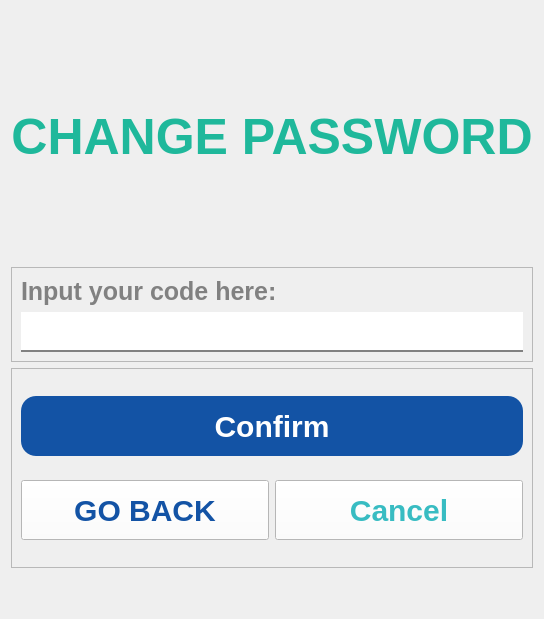
           <widget class="QWidget" name="page_4">
            <layout class="QVBoxLayout" name="verticalLayout_5">
             <item>
              <widget class="QLabel" name="label_15">
               <property name="minimumSize">
                <size>
                 <width>0</width>
                 <height>250</height>
                </size>
               </property>
               <property name="maximumSize">
                <size>
                 <width>16777215</width>
                 <height>300</height>
                </size>
               </property>
               <property name="styleSheet">
                <string notr="true">font-family: Segoe UI;
font-weight: bold;
color: #1FB89B;
font-size: 50px;
border-color: white;</string>
               </property>
               <property name="text">
                <string>CHANGE PASSWORD</string>
               </property>
               <property name="alignment">
                <set>Qt::AlignCenter</set>
               </property>
              </widget>
             </item>
             <item>
              <widget class="QFrame" name="frame_13">
               <property name="maximumSize">
                <size>
                 <width>16777215</width>
                 <height>100</height>
                </size>
               </property>
               <property name="frameShape">
                <enum>QFrame::StyledPanel</enum>
               </property>
               <property name="frameShadow">
                <enum>QFrame::Raised</enum>
               </property>
               <layout class="QVBoxLayout" name="verticalLayout_4">
                <item>
                 <widget class="QLabel" name="label_16">
                  <property name="styleSheet">
                   <string notr="true">font-family: Segoe UI;
				font-weight: bold;
				color: #818181;
				font-size: 25px;

border-radius: 0px;
border-color: white;
border-width: 0px;</string>
                  </property>
                  <property name="text">
                   <string>Input your code here:</string>
                  </property>
                 </widget>
                </item>
                <item>
                 <widget class="QLineEdit" name="code_changePass_lineEdit">
                  <property name="minimumSize">
                   <size>
                    <width>0</width>
                    <height>40</height>
                   </size>
                  </property>
                  <property name="styleSheet">
                   <string notr="true">QLineEdit {
				font-family: Segoe UI;
				font-weight: bold;
				color: #818181;
				font-size: 25px;
                border: none;
                border-bottom: 2px solid #818181;
            }

QLineEdit::hover{
color: #565656;
border-bottom: 2px solid #565656;
}

</string>
                  </property>
                  <property name="inputMask">
                   <string/>
                  </property>
                  <property name="text">
                   <string comment="Username" extracomment="Username"/>
                  </property>
                 </widget>
                </item>
               </layout>
              </widget>
             </item>
             <item>
              <widget class="QFrame" name="frame_14">
               <property name="minimumSize">
                <size>
                 <width>0</width>
                 <height>200</height>
                </size>
               </property>
               <property name="frameShape">
                <enum>QFrame::StyledPanel</enum>
               </property>
               <property name="frameShadow">
                <enum>QFrame::Raised</enum>
               </property>
               <layout class="QGridLayout" name="gridLayout_10">
                <item row="1" column="0">
                 <widget class="QPushButton" name="code_changePass_back_btn">
                  <property name="minimumSize">
                   <size>
                    <width>0</width>
                    <height>60</height>
                   </size>
                  </property>
                  <property name="styleSheet">
                   <string notr="true">QPushButton{
background-color: white;
color: #1353A5;
font-family: Segoe UI;
font-weight: bold;
font-size: 30px;
border-color: white;

}

QPushButton::hover{
text-decoration: underline;
color: #0B3163;
}</string>
                  </property>
                  <property name="text">
                   <string>GO BACK</string>
                  </property>
                 </widget>
                </item>
                <item row="1" column="1">
                 <widget class="QPushButton" name="changePass_code_cancel_btn">
                  <property name="minimumSize">
                   <size>
                    <width>0</width>
                    <height>60</height>
                   </size>
                  </property>
                  <property name="maximumSize">
                   <size>
                    <width>250</width>
                    <height>16777215</height>
                   </size>
                  </property>
                  <property name="cursor">
                   <cursorShape>PointingHandCursor</cursorShape>
                  </property>
                  <property name="styleSheet">
                   <string notr="true">QPushButton{
background-color: white;
color: #38BCC2;
font-family: Segoe UI;
font-weight: bold;
font-size: 30px;
border-color: white;

}

QPushButton::hover{
text-decoration: underline;
color: #217074;
}</string>
                  </property>
                  <property name="text">
                   <string>Cancel</string>
                  </property>
                 </widget>
                </item>
                <item row="0" column="0" colspan="2">
                 <widget class="QPushButton" name="changePass_code_confirm_btn">
                  <property name="minimumSize">
                   <size>
                    <width>0</width>
                    <height>60</height>
                   </size>
                  </property>
                  <property name="cursor">
                   <cursorShape>PointingHandCursor</cursorShape>
                  </property>
                  <property name="styleSheet">
                   <string notr="true">QPushButton{
background-color: #1353A5;
color: white;
font-family: Segoe UI;
font-weight: bold;
font-size: 30px;
border-radius: 15px;
}

QPushButton::hover{
text-decoration: underline;
background-color: #0B3163;
}</string>
                  </property>
                  <property name="text">
                   <string>Confirm</string>
                  </property>
                 </widget>
                </item>
               </layout>
              </widget>
             </item>
             <item>
              <spacer name="verticalSpacer">
               <property name="orientation">
                <enum>Qt::Vertical</enum>
               </property>
               <property name="sizeHint" stdset="0">
                <size>
                 <width>20</width>
                 <height>40</height>
                </size>
               </property>
              </spacer>
             </item>
            </layout>
           </widget>
